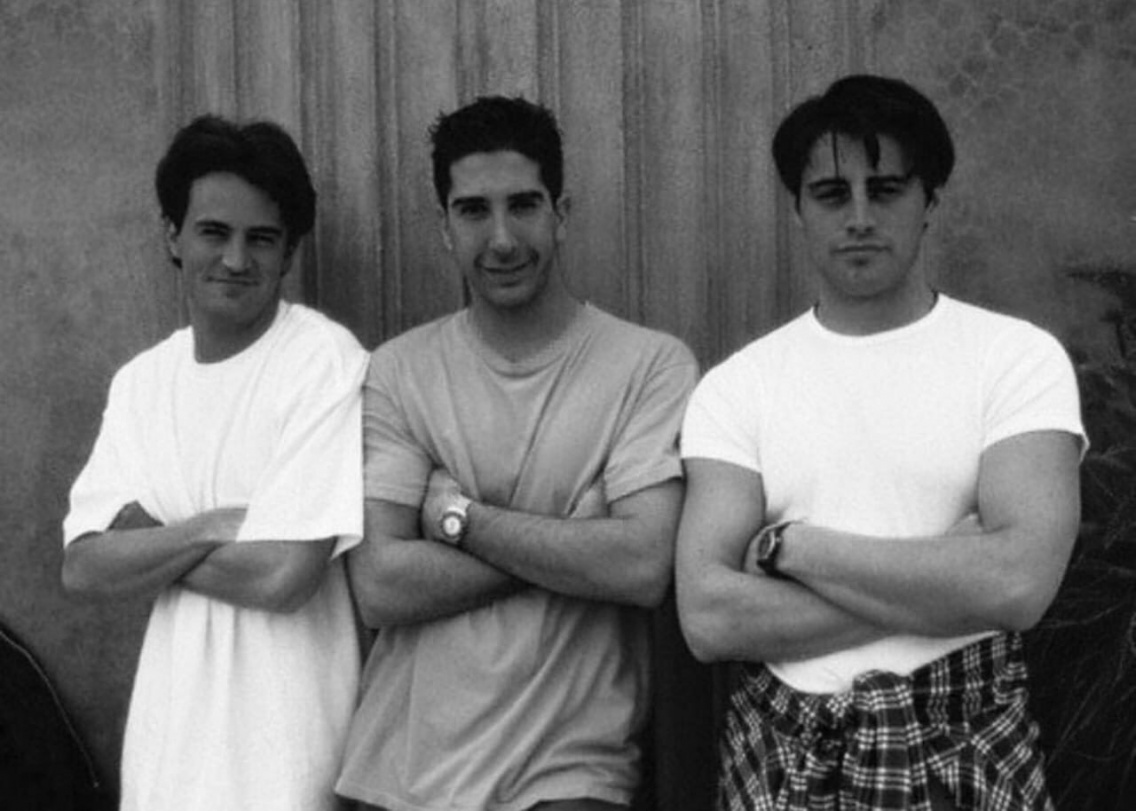
#> input picture Model/testset/rcj.jpg, 1136 x 811 px
$ jupyter execute Untitled.ipynb   (shell and % lines are left out)
#> lines starting #> are read from the running program, lines starting #| are printed output that depends on the picture
[cell 1]
import cv2
import numpy as np
import matplotlib
import matplotlib.pyplot as plt

[cell 2]
img=cv2.imread('./testset/rcj.jpg')
#> img is the input picture: shape (811, 1136, 3); min 1, max 252, mean 112.7
plt.imshow(img)

[cell 3]
face_cascade=cv2.CascadeClassifier('./opencv/haarcascades/haarcascade_eye.xml')
face=face_cascade.detectMultiScale(img,1.5,5)
#> face = [[500, 180, 45, 45], [450, 186, 45, 45]]
face
#> Out = [[500, 180, 45, 45], [450, 186, 45, 45]]

[cell 4]
for (x,y,w,h) in face:
    face_det=cv2.rectangle(img,(x,y),(x+w,y+h),(255,0,0),2)
    plt.imshow(face_det)
#> this loop made 2 passes
#> pass 2, `face_det=cv2.rectangle(img,(x,y),(x+w,y+h),(255,0,0),2)`:
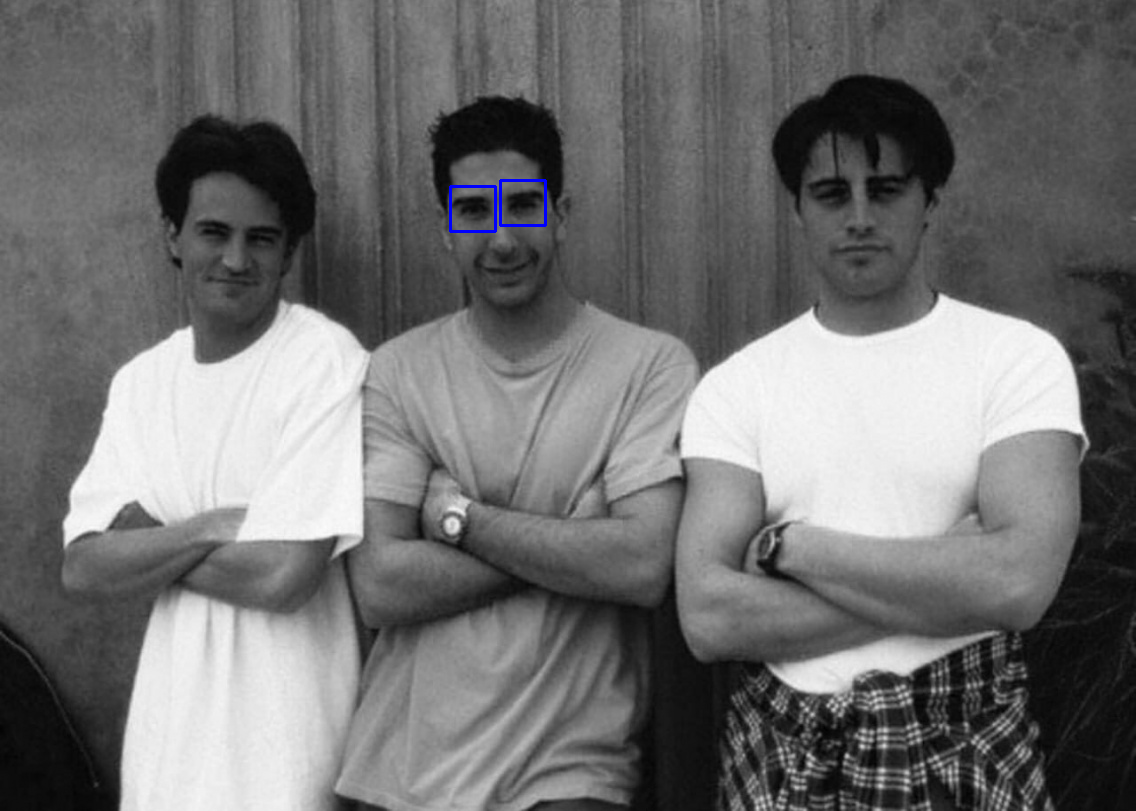
#> face_det: shape (811, 1136, 3); mean B, G, R 112.9, 112.6, 112.6
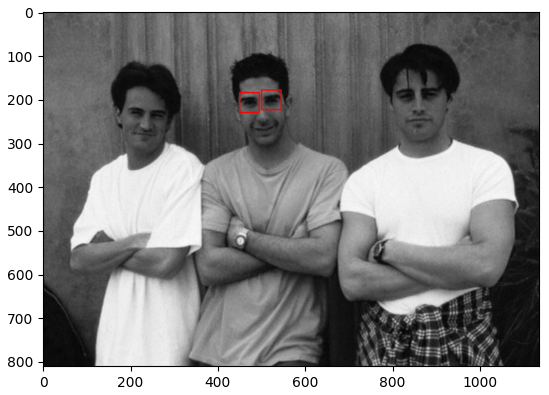
#> figure drawn by matplotlib, 1 panel; B, G, R data is drawn as R, G, B
